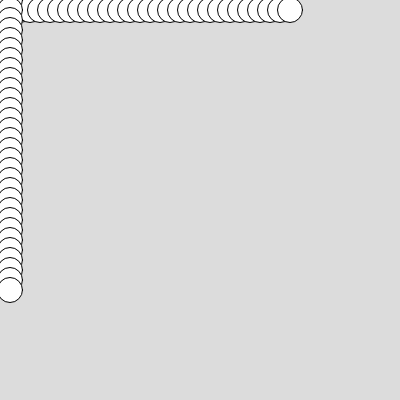
Frame 1 (no input)
Frame 60 (no input): identical to frame 1, image omitted
Frame 120 (the mouse pressed at the canvas centre since frame 60): identical to frame 1, image omitted

The p5.js sketch that drew this single still picture (run headless with seeded random() and noise() and a simulated clock; from frame 60 on, the mouse is pressed at the canvas centre):

// p5.js sketch
// ── sketch.js
function setup() {
  // put setup code here
  createCanvas(400, 400);

}

function draw() {
  // put drawing code here
  background(220);
  let x = 0;
  let y = 0;

  while(x < 300) {
    circle(x,10,25);
    x = x + 10;
  }
  while(y < 300){
    circle(10,y,25);
    y = y + 10;
  }

}
//Oppgave 2

let gange = 1;
while(gange <= 20){
  console.log(gange*8);
  gange = gange + 1;
}
